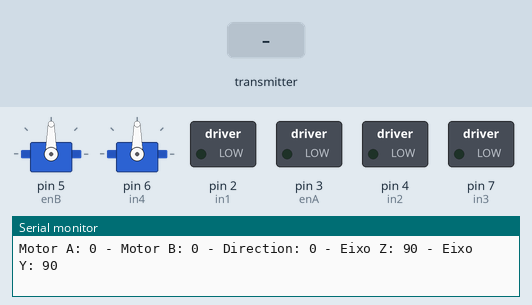
Simulated run of this sketch. Board: Arduino Uno, built with avr-gcc and run on an emulated ATmega328P. On the bench: 2 × servo, switched loads named in the sketch (green lamp = pin HIGH), the last lines printed to the serial monitor. The test bench sets the inputs (shaded band). No radio packets arrive unless stated.

Above: at 1.2 s.
1.3 s: the transmitter starts sending ch4 = 0
At 1.7 s:
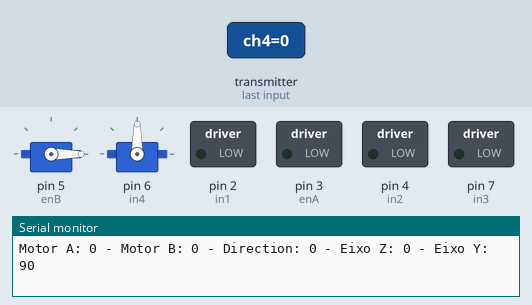
2.8 s: the transmitter starts sending ch5 = 0
At 3.5 s:
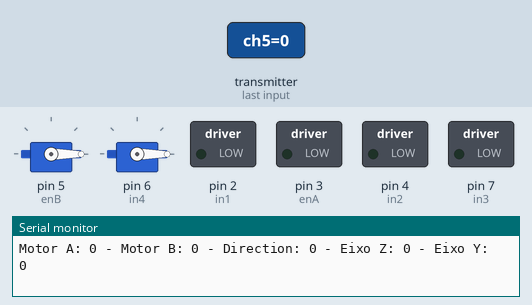
4.3 s: the transmitter starts sending ch4 = 64
At 5.6 s:
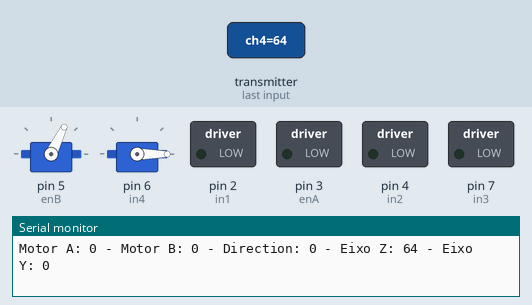
5.9 s: the transmitter starts sending ch5 = 64
At 6.7 s:
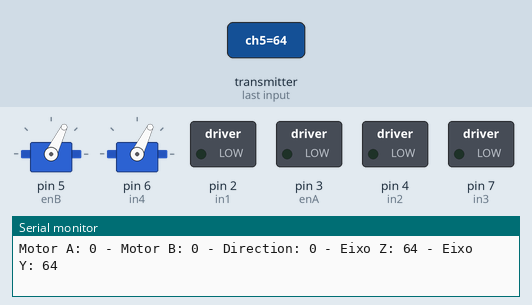
7.5 s: the transmitter starts sending ch4 = 128
At 8.4 s:
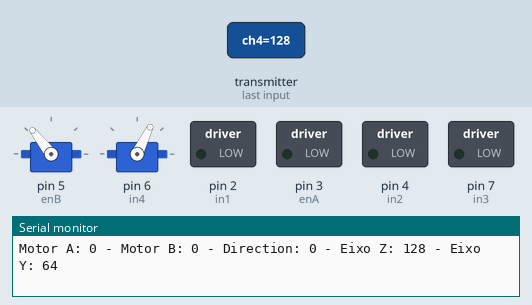
9.1 s: the transmitter starts sending ch5 = 128
At 9.8 s:
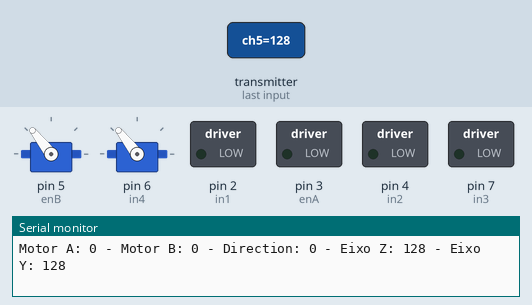
Timing chart, 0 to 11.7 s (numbered marks = the images above; inputs shaded):
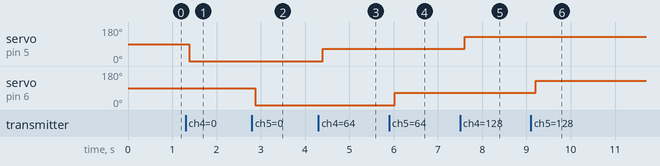

The sketch:

Receptor_V5.ino
```cpp
#include <nRF24L01.h>
//#include <printf.h>
#include <RF24.h>
#include <RF24_config.h>
#include <Servo.h>

/* Receiver code for the Arduino Radio control with PWM output
 * Install the NRF24 library to your IDE
 * Upload this code to the Arduino UNO, NANO, Pro mini (5V,16MHz)
 * Connect a NRF24 module to it:

    Module // Arduino UNO,NANO

    GND    ->   GND
    Vcc    ->   3.3V
    CE     ->   D9
    CSN    ->   D10
    CLK    ->   D13
    MOSI   ->   D11
    MISO   ->   D12

This code receive 7 channels and create a PWM output for each one on D2, D3, D4, D5, D6, D7and D8
Please, like share and subscribe : https://www.youtube.com/c/ELECTRONOOBS
*/

Servo myservoZ;
Servo myservoY;
// create servo object to control a servo

// Motor A Connections
int enA = 3;
int in1 = 2;
int in2 = 4;

// Motor B Connections
int enB = 5;
int in3 = 7;
int in4 = 6;

// Servo Z Connections
int giroEixoZ = 0;

// Servo Y Connections
int giroEixoY = 0;

const uint64_t pipeIn = 0xE8E8F0F0E1LL;     //Remember that this code is the same as in the transmitter
RF24 radio(8, 10);  //CSN and CE pins

// The sizeof this struct should not exceed 32 bytes
struct Received_data {
  byte ch1;
  byte ch2;
  byte ch3;
  byte ch4;
  byte ch5;
//  byte ch6;
//  byte ch7;
};

Received_data received_data;

//Servo channel_1;
//Servo channel_2;
//Servo channel_3;
//Servo channel_4;
//Servo channel_5;
//Servo channel_6;
//Servo channel_7;

int ch1_value = 0;
int ch2_value = 0;
int ch3_value = 0;
int ch4_value = 0;
int ch5_value = 0;
//int ch6_value = 0;
//int ch7_value = 0;

void reset_the_Data()
{
  // 'safe' values to use when NO radio input is detected
  received_data.ch1 = 0;      //Throttle (channel 1) to 0
  received_data.ch2 = 0;
  received_data.ch3 = 0;
  received_data.ch4 = 90;
  received_data.ch5 = 90;
//  received_data.ch6 = 0;
//  received_data.ch7 = 0;
}


/**************************************************/

void setup()
{
  // Setup Serial Monitor
  Serial.begin(9600);

  // Set all the motor control pins to outputs
  pinMode(enA, OUTPUT);
  pinMode(enB, OUTPUT);
  pinMode(in1, OUTPUT);
  pinMode(in2, OUTPUT);
  pinMode(in3, OUTPUT);
  pinMode(in4, OUTPUT);

  myservoZ.attach(5);
  myservoY.attach(6);

  //Attach the servo signal on pins from D2 to D8
//  channel_1.attach(2);
//  channel_2.attach(3);
//  channel_3.attach(4);
//  channel_4.attach(5);
//  channel_5.attach(6);
//  channel_6.attach(7);
//  channel_7.attach(8);

  //We reset the received values
  reset_the_Data();

  //Once again, begin and radio configuration
  radio.begin();
  radio.setAutoAck(false);
  radio.setDataRate(RF24_250KBPS);
  radio.openReadingPipe(1,pipeIn);

  //We start the radio comunication
  radio.startListening();

}

/**************************************************/

unsigned long lastRecvTime = 0;

//We create the function that will read the data each certain time
void receive_the_data()
{
  while ( radio.available() ) {
  radio.read(&received_data, sizeof(Received_data));
  lastRecvTime = millis(); //Here we receive the data
}
}

/**************************************************/

void loop()
{
  //Receive the radio data
  receive_the_data();

//////////This small if will reset the data if signal is lost for 1 sec.
/////////////////////////////////////////////////////////////////////////
  unsigned long now = millis();

  if ( now - lastRecvTime > 1000 ) {
    // signal lost?
    reset_the_Data();
    //Go up and change the initial values if you want depending on
    //your aplications. Put 0 for throttle in case of drones so it won't
    //fly away
  }
  Serial.print("Motor A: ");
  Serial.print(received_data.ch1);
  Serial.print(" - Motor B: ");
  Serial.print(received_data.ch2);
  Serial.print(" - Direction: ");
  Serial.print(received_data.ch3);
  Serial.print(" - Eixo Z: ");
  Serial.print(received_data.ch4);
  Serial.print(" - Eixo Y: ");
  Serial.println(received_data.ch5);


  ch1_value = received_data.ch1;
  ch2_value = received_data.ch2;
  ch3_value = received_data.ch3;
  ch4_value = received_data.ch4;
  ch5_value = received_data.ch5;

  giroEixoZ = ch4_value;
  giroEixoY = ch5_value;

    myservoZ.write(giroEixoZ);
    myservoY.write(giroEixoY);

//  ch6_value = map(received_data.ch6,0,1,1000,2000);
//  ch7_value = map(received_data.ch7,0,255,1000,2000);

  //Creathe the PWM signals
//  channel_1.writeMicroseconds(ch1_value);
//  channel_2.writeMicroseconds(ch2_value);
//  channel_3.writeMicroseconds(ch3_value);
//  channel_4.writeMicroseconds(ch4_value);
//  channel_5.writeMicroseconds(ch5_value);
//  channel_6.writeMicroseconds(ch6_value);
//  channel_7.writeMicroseconds(ch7_value);

//        // Set Motor Direction
//    if (ch3_value == 1)
//      {
//    // Motors are backwards
//    digitalWrite(in1, LOW);
//    digitalWrite(in2, HIGH);
//    digitalWrite(in3, LOW);
//    digitalWrite(in4, HIGH);
//    }else{
//    // Motors are forwards
//    digitalWrite(in1, HIGH);
//    digitalWrite(in2, LOW);
//    digitalWrite(in3, HIGH);
//    digitalWrite(in4, LOW);
//     }
//
//
//      // Drive Motors
//      if(ch1_value==0&&ch2_value==255)
//      {analogWrite(enA, ch2_value-150);
//      analogWrite(enB, ch2_value-150);
//      digitalWrite(in1, LOW);
//      digitalWrite(in2, HIGH);
//      digitalWrite(in3, HIGH);
//      digitalWrite(in4, LOW);
//
//      }
//      else if(ch1_value==255&&ch2_value==0)
//      {analogWrite(enA, ch1_value-150);
//      analogWrite(enB, ch1_value-150);
//      digitalWrite(in1, HIGH);
//      digitalWrite(in2, LOW);
//      digitalWrite(in3, LOW);
//      digitalWrite(in4, HIGH);}
//
//      else{
//      ch2_value=ch2_value*.6+ch1_value*0.3;
//      ch1_value=ch1_value*.6+ch2_value*0.3;
//      analogWrite(enA, ch2_value);
//      analogWrite(enB, ch1_value);
//      }


}//Loop end
```

Measured:
- after the input at 1.3 s, servo on pin 5 (enB): 90° → 0° after 0.08 s
- after the input at 2.8 s, servo on pin 6 (in4): 90° → 0° after 0.07 s
- after the input at 4.3 s, servo on pin 5 (enB): 0° → 64° after 0.10 s
- after the input at 5.9 s, servo on pin 6 (in4): 0° → 64° after 0.13 s
- after the input at 7.5 s, servo on pin 5 (enB): 64° → 128° after 0.11 s
- after the input at 9.1 s, servo on pin 6 (in4): 64° → 128° after 0.11 s
